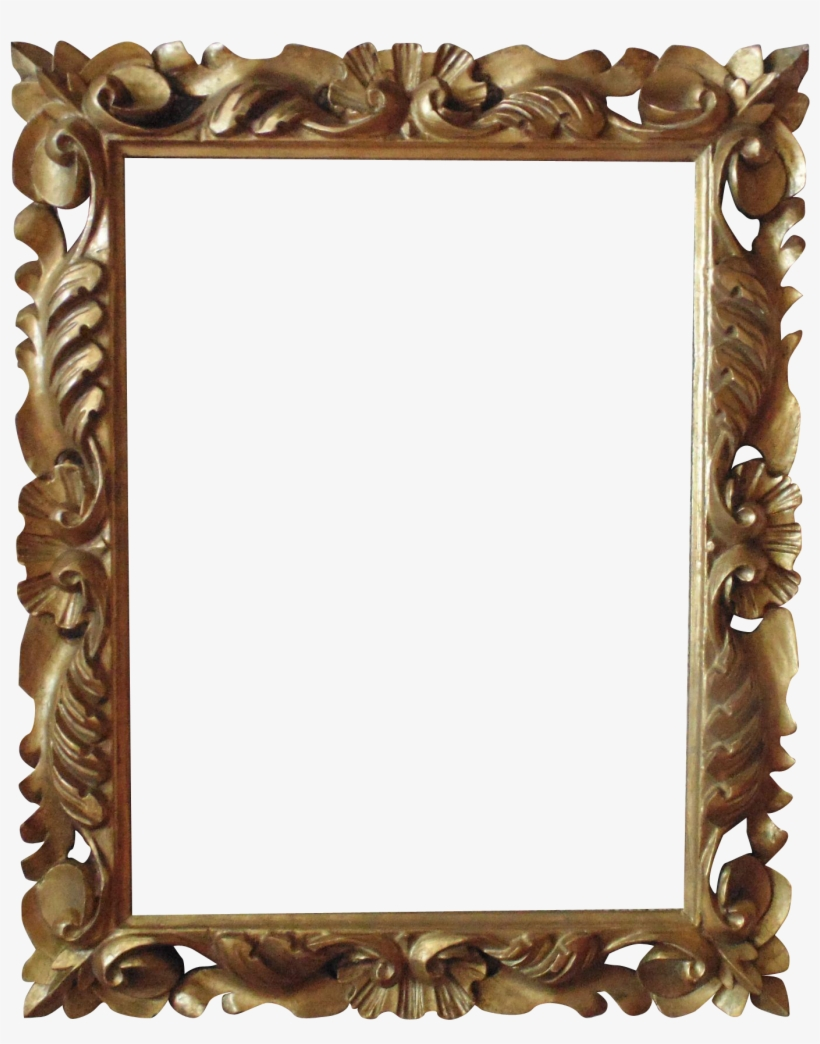
//> input picture Computer Vision/Filtering/mirror.png, 820 x 1044 px, given in place of the camera
$ ./vidDisplay-filters   (built with g++ and OpenCV 4)
//> lines starting //> are read from the running program, lines starting //| are printed output that depends on the picture

#include <opencv2/core/core.hpp>
#include <opencv2/highgui/highgui.hpp>
#include <opencv2/imgproc.hpp>
#include <iostream>

using namespace cv;
using namespace std;


// [32 lines left out: function blur5x5, not called in this run]

int sobelX3x3(Mat& src, Mat& dst) {
	Mat temp;
	temp.create(src.size(), CV_16SC3);
	dst.create(src.size(), CV_16SC3);

	//Vec3b first_result;
	Vec3i result = { 0,0,0 };
	Vec3i result2 = { 0,0,0 };
	for (int i = 1; i < src.rows-1; i++) {
		for (int j = 1; j < src.cols-1; j++) {
			for (int c = 0; c < 3; c++) {
				result[c] = src.at<Vec3b>(i-1, j-1)[c] * -1 + src.at<Vec3b>(i-1, j)[c] * 0 + src.at<Vec3b>(i-1, j + 1)[c];
				//result[c] /= 10;
				temp.at<Vec3s>(i, j)[c] = result[c];
			}

		}
	}

	for (int j = 1; j < temp.cols-1; j++) {
		for (int i = 1; i < temp.rows-1; i++) {
			for (int c = 0; c < 3; c++) {
				result2[c] = temp.at<Vec3s>(i-1, j-1)[c] + temp.at<Vec3s>(i, j-1)[c] * 2 + temp.at<Vec3s>(i + 1, j-1)[c];
				result2[c] /= 4;
				dst.at<Vec3s>(i, j)[c] = result2[c];
			}
		}
	}
	return 0;
}


// [115 lines left out: functions sobelY3x3, magnitude, blurQ, cartoon, mirrorGhost, saveImg and 1 more, not called in this run]

enum mode{saveImage,regular, grayscale , altgray, gaussBlur, sobelX, sobelY, Magnitude,blurQuantize, cartoonize, effect};

int main() {
	VideoCapture cap(0);
	Mat dst, dst1, dst2, temp1, src;
	Mat frame;
	int task = 0;

	for (;;) {
		cap >> frame;
//> frame is the input picture: 1044 rows x 820 cols, CV_8UC3; mean B, G, R 178.8, 189.8, 200.5
		char key = waitKey(10);
//> the 'x' key is pressed

		if (frame.empty()) {
			printf("Frame is empty\n");
			break;
		}
		if (key == 's') {
			task = saveImage;
			printf("saved image");
		}
		if (key == 'g') {
			task = grayscale;
			printf("gray scale");
		}
		if (key == 'r') {
			task = regular;
			printf("regular");
		}
		if (key == 'h') {
			task = altgray;
			printf("alt gray");
		}
		if (key == 'b') {
			task = gaussBlur;
			printf("gaussblur");
		}
		if (key == 'x') {
			task = sobelX;
			printf("SobelX");
		}
		if (key == 'y') {
			task = sobelY;
			printf("SobelY");
		}
		if (key == 'm') {
			task = Magnitude;
			printf("Magnitude");
		}
		if (key == 'l') {
			task = blurQuantize;
			printf("Blur Quantize");
		}
		if (key == 'c') {
			task = cartoonize;
			printf("cartoon");
		}
		if (key == 'p') {
			task = effect;
			printf("effect");
		}
		if (task == regular) {
			imshow("Video", frame);
		}

		else if (task == grayscale) {
			cvtColor(frame, dst, COLOR_RGBA2GRAY, 0);
			imshow("Video", dst);
		}
		else  if (task == altgray) {
			customgray(frame, dst);
			imshow("Video", dst);
		}
			else if (task == gaussBlur) {
				blur5x5(frame, dst);
				imshow("Video", dst);
			}
			else if (task == sobelX) {
				sobelX3x3(frame, temp1);
//> after the loop in sobelX3x3, `for (int i = 1; i < src.rows-1; i++)`:
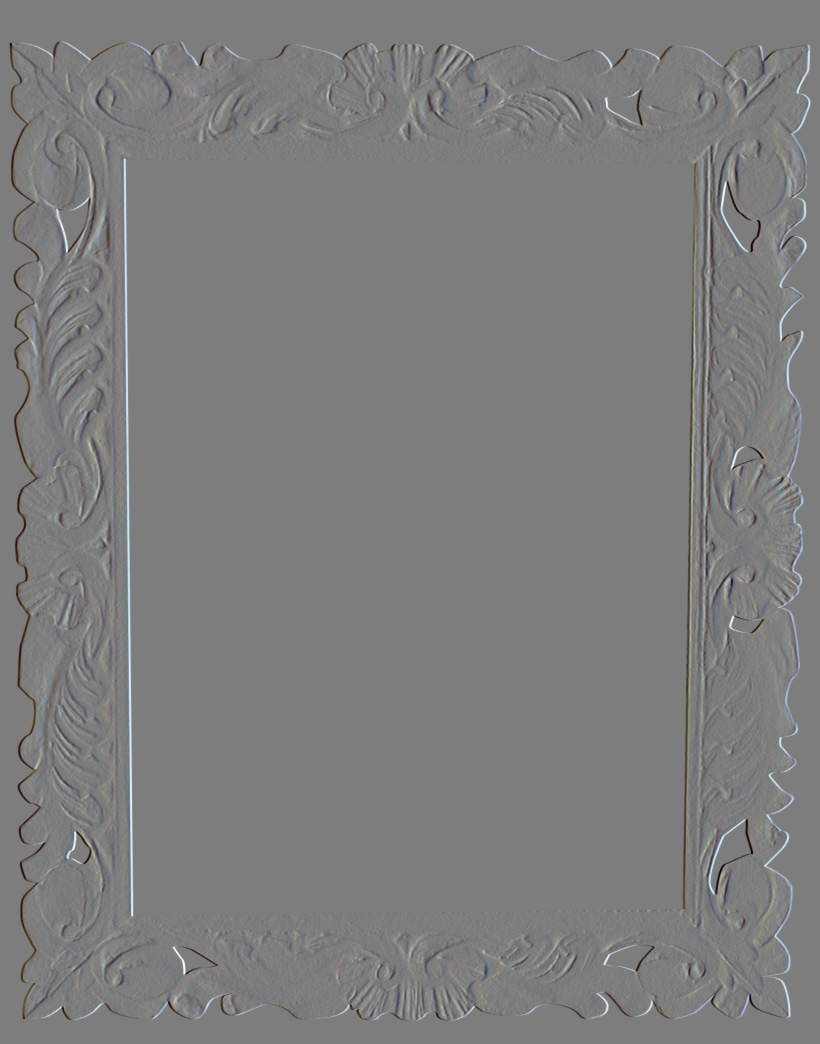
//> temp: 1044 rows x 820 cols, CV_16SC3; mean B, G, R 0, 0, 0; drawn with min black and max white
				convertScaleAbs(temp1, dst);
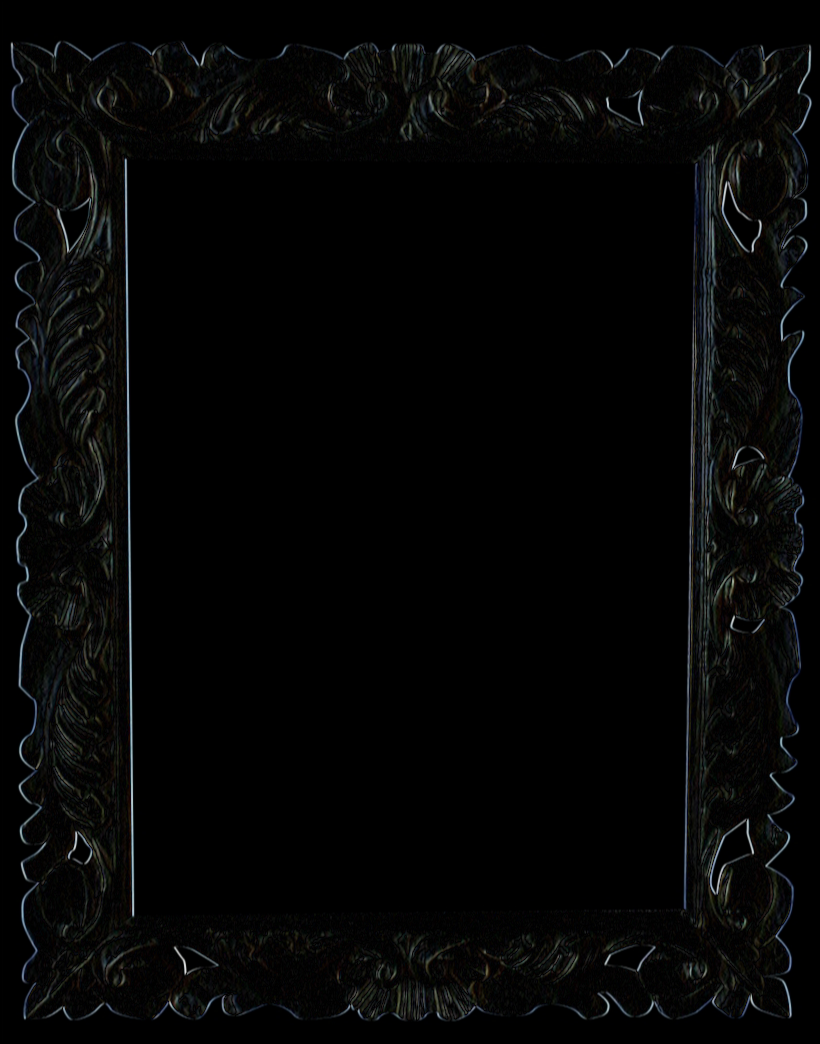
//> dst: 1044 rows x 820 cols, CV_8UC3; mean B, G, R 5.5, 5.7, 5.3
				imshow("Video", dst);
			}
			else if (task == sobelY) {
				sobelY3x3(frame, temp1);
				convertScaleAbs(temp1, dst);
				imshow("Video", dst);
			}
			else if (task == Magnitude) {
				sobelX3x3(frame, dst1);
				sobelY3x3(frame, temp1);
				magnitude(dst1, temp1, dst);

				imshow("Video", dst);
			}
			else if (task == blurQuantize) {
				blur5x5(frame, src);
				blurQ(src, dst, 15);
				imshow("Video", dst);
			}
			else if (task == cartoonize) {
				cartoon(frame, dst, 15, 15);
				imshow("Video", dst);
			}
			else if (task == effect) {
				mirrorGhost(frame, dst);
				imshow("Video", dst);
			}
			else
				imshow("Video", frame);

			if (key == 'q') {
				destroyAllWindows;
				cout << "Closing Program " << endl;
				break;
			}
	}
}


		// [17 lines of commented-out code are left out]
